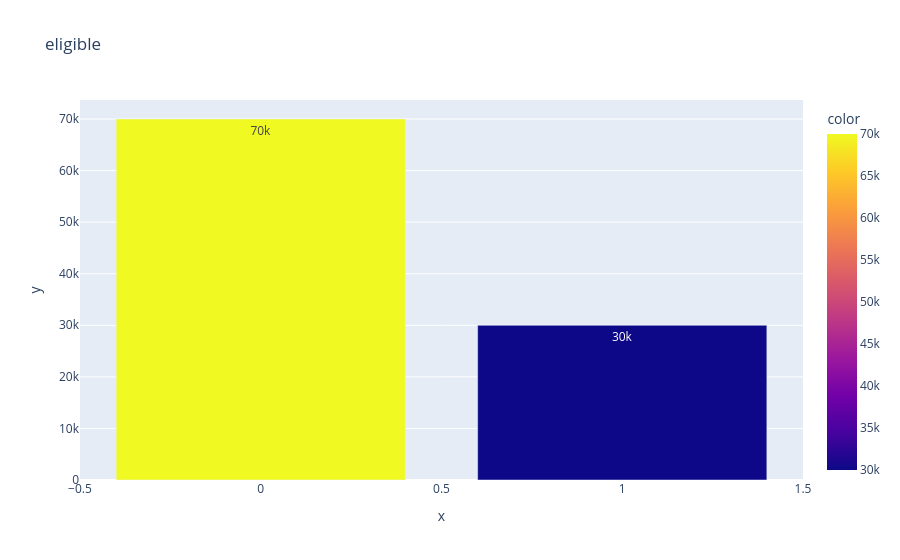

Notebook code for this chart:
### Code cell
countplot_func("eligible")

### Figure 1 — Plotly figure (JSON) as saved in the notebook; plotly's stock layout.template omitted (floating-point values rounded to 4 significant figures)
{"data": [{"hovertemplate": "x=%{x}<br>y=%{y}<br>color=%{marker.color}<extra></extra>", "legendgroup": "", "marker": {"color": [70000, 30000], "coloraxis": "coloraxis", "pattern": {"shape": ""}}, "name": "", "orientation": "v", "showlegend": false, "textposition": "auto", "texttemplate": "%{y}", "type": "bar", "x": [0, 1], "xaxis": "x", "y": [70000, 30000], "yaxis": "y"}], "layout": {"barmode": "relative", "coloraxis": {"colorbar": {"title": {"text": "color"}}, "colorscale": [[0.0, "#0d0887"], [0.1111, "#46039f"], [0.2222, "#7201a8"], [0.3333, "#9c179e"], [0.4444, "#bd3786"], [0.5556, "#d8576b"], [0.6667, "#ed7953"], [0.7778, "#fb9f3a"], [0.8889, "#fdca26"], [1.0, "#f0f921"]]}, "legend": {"tracegroupgap": 0}, "title": {"text": "eligible"}, "xaxis": {"anchor": "y", "domain": [0.0, 1.0], "title": {"text": "x"}}, "yaxis": {"anchor": "x", "domain": [0.0, 1.0], "title": {"text": "y"}}}}
